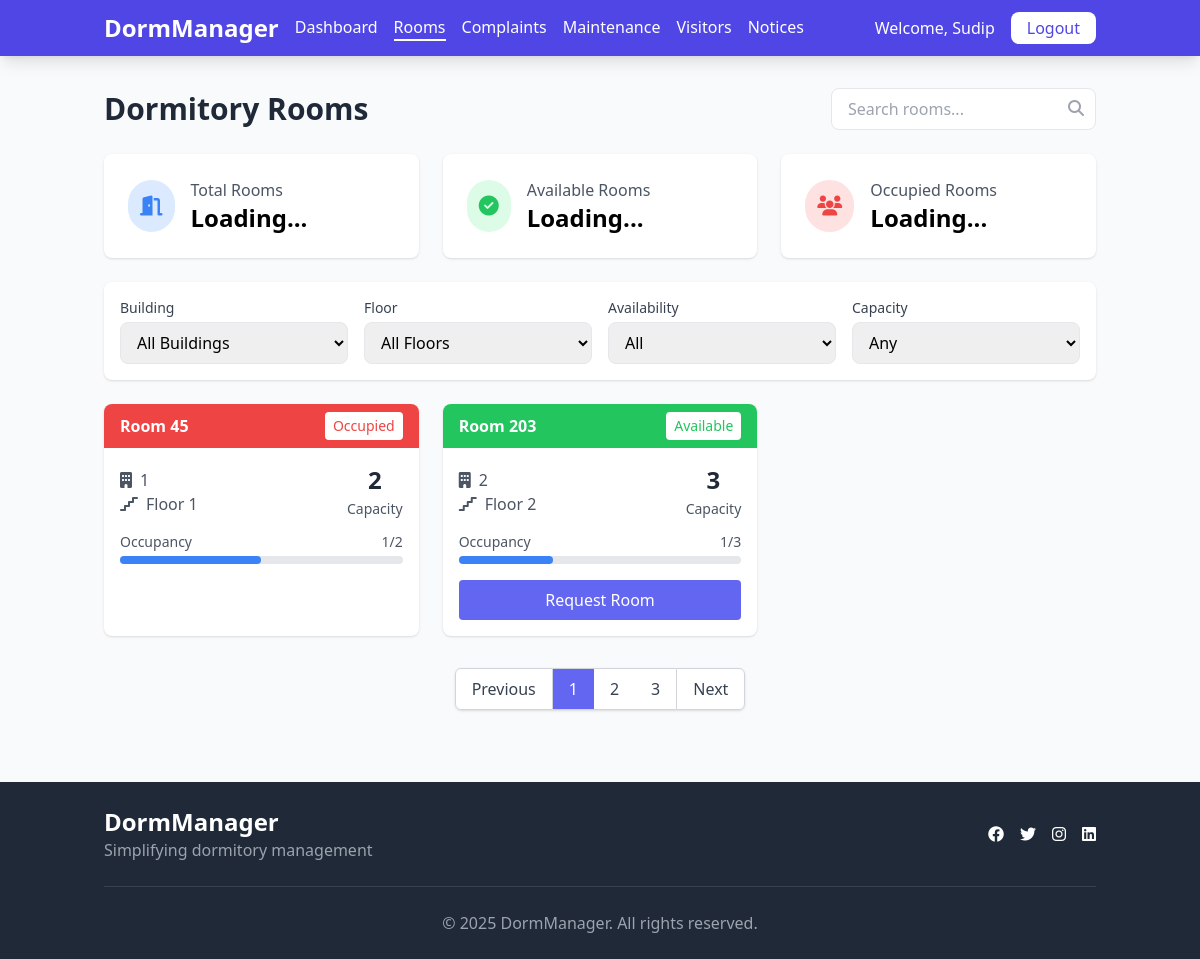
The page /rooms (signed in) on the database its author committed.
### dorm_management_system.py (models this page shows)
class User(db.Model):
    id = db.Column(db.Integer, primary_key=True)
    username = db.Column(db.String(50), unique=True, nullable=False)
    password = db.Column(db.String(100), nullable=False)
    email = db.Column(db.String(100), unique=True, nullable=False)
    full_name = db.Column(db.String(100), nullable=False)
    role = db.Column(db.String(20), nullable=False, default='student')  # student, admin, staff
    room_id = db.Column(db.Integer, db.ForeignKey('room.id'), nullable=True)
    complaints = db.relationship('Complaint', backref='user', lazy=True)
    maintenance_requests = db.relationship('MaintenanceRequest', backref='user', lazy=True)
    visitors = db.relationship('Visitor', backref='host', lazy=True)

class Room(db.Model):
    id = db.Column(db.Integer, primary_key=True)
    room_number = db.Column(db.String(10), unique=True, nullable=False)
    capacity = db.Column(db.Integer, nullable=False, default=2)
    is_available = db.Column(db.Boolean, default=True)
    floor = db.Column(db.Integer, nullable=False)
    building = db.Column(db.String(50), nullable=False)
    occupants = db.relationship('User', backref='room', lazy=True)
    room_requests = db.relationship('RoomRequest', backref='room', lazy=True)

### dorm_management_system.py (the view)
@app.route('/rooms')
def view_rooms():
    if 'user_id' not in session:
        flash('Please login first', 'warning')
        return redirect(url_for('login'))
    rooms = Room.query.all()
    return render_template('rooms.html', rooms=rooms)

### templates/rooms.html (shortened to what this page needs)
<!DOCTYPE html>
<html lang="en">
<head>
    <script src="https://cdn.tailwindcss.com"></script>
    <link rel="stylesheet" href="https://cdnjs.cloudflare.com/ajax/libs/font-awesome/6.4.0/css/all.min.css">
</head>
<body class="bg-gray-50 min-h-screen">
    <nav class="bg-indigo-600 text-white shadow-lg">
        <div class="container mx-auto px-4 py-3 flex justify-between items-center">
            <div class="flex items-center space-x-4">
                <a href="{{ url_for('dashboard') }}" class="text-2xl font-bold">DormManager</a>
                <div class="hidden md:flex space-x-4">
                    <a href="{{ url_for('dashboard') }}" class="hover:text-indigo-200">Dashboard</a>
                    <a href="{{ url_for('view_rooms') }}" class="hover:text-indigo-200 border-b-2 border-white">Rooms</a>
                    <a href="{{ url_for('view_complaints') }}" class="hover:text-indigo-200">Complaints</a>
                    <a href="{{ url_for('view_maintenance') }}" class="hover:text-indigo-200">Maintenance</a>
                    <a href="{{ url_for('view_visitors') }}" class="hover:text-indigo-200">Visitors</a>
                    <a href="{{ url_for('view_notices') }}" class="hover:text-indigo-200">Notices</a>
                </div>
            </div>
            <div class="flex items-center space-x-4">
                <span class="hidden md:inline">Welcome, {{ session.username }}</span>
                <a href="{{ url_for('logout') }}" class="bg-white text-indigo-600 px-4 py-1 rounded-lg hover:bg-indigo-100">Logout</a>
            </div>
        </div>
    </nav>
    <div class="container mx-auto px-4 py-8">
        <div class="flex justify-between items-center mb-6">
            <h1 class="text-3xl font-bold text-gray-800">Dormitory Rooms</h1>
            <div class="flex space-x-2">
                <div class="relative">
                    <input type="text" id="room-search" placeholder="Search rooms..." class="border rounded-lg px-4 py-2 focus:outline-none focus:ring-2 focus:ring-indigo-500">
                    <i class="fas fa-search absolute right-3 top-3 text-gray-400"></i>
                </div>
            </div>
        </div>
        <div class="grid grid-cols-1 md:grid-cols-3 gap-6 mb-6">
            <div class="bg-white rounded-lg shadow p-6">
                <div class="flex items-center">
                    <div class="bg-blue-100 p-3 rounded-full">
                        <i class="fas fa-door-open text-blue-500 text-xl"></i>
                    </div>
                    <div class="ml-4">
                        <h2 class="text-gray-600">Total Rooms</h2>
                        <p class="text-2xl font-semibold" id="total-rooms">Loading...</p>
                    </div>
                </div>
            </div>
            <div class="bg-white rounded-lg shadow p-6">
                <div class="flex items-center">
                    <div class="bg-green-100 p-3 rounded-full">
                        <i class="fas fa-check-circle text-green-500 text-xl"></i>
                    </div>
                    <div class="ml-4">
                        <h2 class="text-gray-600">Available Rooms</h2>
                        <p class="text-2xl font-semibold" id="available-rooms">Loading...</p>
                    </div>
                </div>
            </div>
            <div class="bg-white rounded-lg shadow p-6">
                <div class="flex items-center">
                    <div class="bg-red-100 p-3 rounded-full">
                        <i class="fas fa-users text-red-500 text-xl"></i>
                    </div>
                    <div class="ml-4">
                        <h2 class="text-gray-600">Occupied Rooms</h2>
                        <p class="text-2xl font-semibold" id="occupied-rooms">Loading...</p>
                    </div>
                </div>
            </div>
        </div>
        <div class="bg-white rounded-lg shadow p-4 mb-6">
            <div class="grid grid-cols-1 md:grid-cols-4 gap-4">
                <div>
                    <label for="building-filter" class="block text-sm font-medium text-gray-700 mb-1">Building</label>
                    <select id="building-filter" class="w-full border rounded-lg px-3 py-2 focus:outline-none focus:ring-2 focus:ring-indigo-500">
                        <option value="">All Buildings</option>
                    </select>
                </div>
                <div>
                    <label for="floor-filter" class="block text-sm font-medium text-gray-700 mb-1">Floor</label>
                    <select id="floor-filter" class="w-full border rounded-lg px-3 py-2 focus:outline-none focus:ring-2 focus:ring-indigo-500">
                        <option value="">All Floors</option>
                    </select>
                </div>
                <div>
                    <label for="availability-filter" class="block text-sm font-medium text-gray-700 mb-1">Availability</label>
                    <select id="availability-filter" class="w-full border rounded-lg px-3 py-2 focus:outline-none focus:ring-2 focus:ring-indigo-500">
                        <option value="">All</option>
                    </select>
                </div>
                <div>
                    <label for="capacity-filter" class="block text-sm font-medium text-gray-700 mb-1">Capacity</label>
                    <select id="capacity-filter" class="w-full border rounded-lg px-3 py-2 focus:outline-none focus:ring-2 focus:ring-indigo-500">
                        <option value="">Any</option>
                    </select>
                </div>
            </div>
        </div>
        <div class="grid grid-cols-1 md:grid-cols-2 lg:grid-cols-3 gap-6" id="rooms-container">
            {% for room in rooms %}
            <div class="room-card bg-white rounded-lg shadow overflow-hidden"
                 data-room-number="{{ room.room_number }}"
                 data-building="{{ room.building }}"
                 data-floor="{{ room.floor }}"
                 data-capacity="{{ room.capacity }}"
                 data-available="{{ room.is_available }}">
                <div class="{% if room.is_available %}bg-green-500{% else %}bg-red-500{% endif %} text-white px-4 py-2 flex justify-between items-center">
                    <h3 class="font-bold">Room {{ room.room_number }}</h3>
                    <span class="text-sm bg-white {% if room.is_available %}text-green-500{% else %}text-red-500{% endif %} px-2 py-1 rounded">
                        {% if room.is_available %}Available{% else %}Occupied{% endif %}
                    </span>
                </div>
                <div class="p-4">
                    <div class="flex items-center justify-between mb-2">
                        <div>
                            <span class="text-gray-600 block"><i class="fas fa-building mr-2"></i>{{ room.building }}</span>
                            <span class="text-gray-600 block"><i class="fas fa-stairs mr-2"></i>Floor {{ room.floor }}</span>
                        </div>
                        <div class="text-center">
                            <span class="block text-2xl font-bold text-gray-800">{{ room.capacity }}</span>
                            <span class="text-sm text-gray-600">Capacity</span>
                        </div>
                    </div>
                    <div class="mt-3 mb-4">
                        <div class="flex justify-between text-sm text-gray-600 mb-1">
                            <span>Occupancy</span>
                            <span>{{ room.occupants|length }}/{{ room.capacity }}</span>
                        </div>
                        <div class="w-full bg-gray-200 rounded-full h-2">
                            <div class="bg-blue-500 h-2 rounded-full" style="width: {{ (room.occupants|length / room.capacity) * 100 }}%"></div>
                        </div>
                    </div>
                    <div class="flex space-x-2 mt-4">
                        {% if session.role == 'student' and room.is_available %}
                        <a href="{{ url_for('request_room', room_id=room.id) }}" class="bg-indigo-500 text-white text-center px-3 py-2 rounded hover:bg-indigo-600 transition flex-1">
                            Request Room
                        </a>
                        {% endif %}
                    </div>
                </div>
            </div>
            {% endfor %}
        </div>
        <div class="mt-8 flex justify-center">
            <nav class="inline-flex rounded-md shadow">
                <a href="#" class="px-4 py-2 border border-gray-300 bg-white text-gray-700 hover:bg-gray-50 rounded-l-md">Previous</a>
                <a href="#" class="px-4 py-2 border-t border-b border-gray-300 bg-indigo-500 text-white">1</a>
                <a href="#" class="px-4 py-2 border-t border-b border-gray-300 bg-white text-gray-700 hover:bg-gray-50">2</a>
                <a href="#" class="px-4 py-2 border-t border-b border-gray-300 bg-white text-gray-700 hover:bg-gray-50">3</a>
                <a href="#" class="px-4 py-2 border border-gray-300 bg-white text-gray-700 hover:bg-gray-50 rounded-r-md">Next</a>
            </nav>
        </div>
    </div>
    <footer class="bg-gray-800 text-white mt-10 py-6">
        <div class="container mx-auto px-4">
            <div class="flex flex-col md:flex-row justify-between items-center">
                <div class="mb-4 md:mb-0">
                    <h2 class="text-2xl font-bold">DormManager</h2>
                    <p class="text-gray-400">Simplifying dormitory management</p>
                </div>
                <div class="flex space-x-4">
                    <a href="#" class="hover:text-indigo-300"><i class="fab fa-facebook"></i></a>
                    <a href="#" class="hover:text-indigo-300"><i class="fab fa-twitter"></i></a>
                    <a href="#" class="hover:text-indigo-300"><i class="fab fa-instagram"></i></a>
                    <a href="#" class="hover:text-indigo-300"><i class="fab fa-linkedin"></i></a>
                </div>
            </div>
            <div class="border-t border-gray-700 mt-6 pt-6 text-center text-gray-400">
                <p>&copy; 2025 DormManager. All rights reserved.</p>
            </div>
        </div>
    </footer>
</body>
</html>

### rows shown on the page
User: username "Sudip"
Room: room_number "45", is_available "Occupied", building "1", floor "1", capacity "2", occupants|length "1", {{ (room.occupants|length / room.capacity) * 100 }} 50.0 (drawn)
Room: room_number "203", is_available "Available", building "2", floor "2", capacity "3", occupants|length "1", {{ (room.occupants|length / room.capacity) * 100 }} 33.33333333333333 (drawn)
